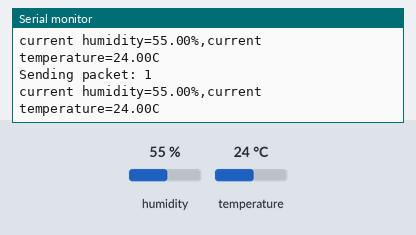
Simulated run of this sketch. Board: Arduino Uno, built with avr-gcc and run on an emulated ATmega328P. Shown: the last lines printed to the serial monitor. The test bench sets the inputs (shaded band); at power-on: humidity 55 %, temperature 24 °C. No radio packets arrive unless stated.

Above: at 10.9 s.
11.0 s: humidity set to 22 %
At 20.8 s:
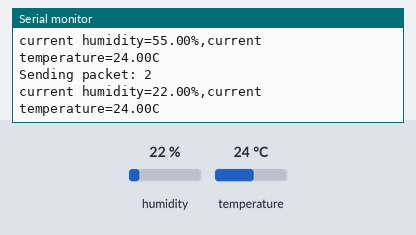
21.0 s: temperature set to 12 °C
At 30.8 s:
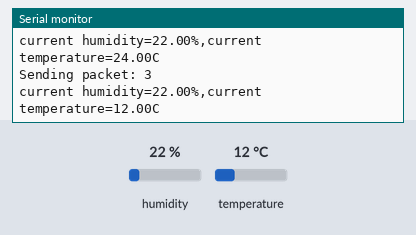
31.0 s: humidity set to 40 %
At 41.8 s:
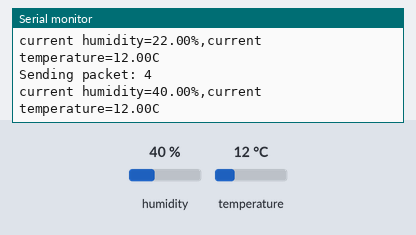
Timing chart, 0 to 43.3 s (numbered marks = the images above; inputs shaded):
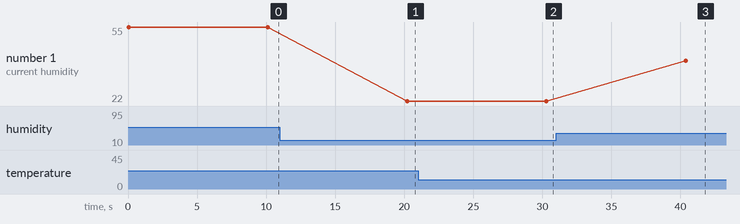

The sketch:

DHT11TransmitSender_lora.ino
```cpp
#include<SPI.h>
#include<LoRa.h>
#include<DHT.h>
#define DHTPIN 4
#define DHTTYPE DHT11

DHT dht(DHTPIN,DHTTYPE);
#define ss 10
#define rst 9
#define dio0 2

int counter=0;

void setup(){
dht.begin();
Serial.begin(115200);
while(!Serial)
Serial.println("LoRa Sender");
Serial.println();
Serial.println();

Serial.println("Temperature");
Serial.println("And humidity");
LoRa.setPins(ss,rst,dio0);
while (!LoRa.begin(866E6)) {
    Serial.println(".");
    delay(500);
  }
  LoRa.setSyncWord(0xF3);
  Serial.println("LoRa Initializing OK!");
}


void loop() {
  Serial.print("Sending packet: ");
  Serial.println(counter);
float humidity = dht.readHumidity();
 float temprature = dht.readTemperature();

Serial.print("current humidity=");
  Serial.print(humidity);
  Serial.print("%,");
  Serial.print("current temperature=");
  Serial.print(temprature);
  Serial.println("C");

  LoRa.beginPacket();
  LoRa.print(temprature);
   LoRa.print(" ");
   LoRa.print("C");
   LoRa.print(" ");
   LoRa.print(humidity);
  LoRa.endPacket();

  counter++;

 delay(10000);
}
```

STM32_square_PROGRAMING.c
```cpp
//#include <stdio.h>
//#define square(x) ((x)*(x))
//
//int main()
//{
//    int x=5;
//    printf("x: %d square of x: %d",x,square(x));
//    return 0;
//}
```

STM32._print_nm.c
```cpp
#include<stdio.h>

 #define santanu printf("SANTANU");

 int main()
 {
     santanu;
 }
```

TASK.c
```cpp
// Task 1.Create Car structure globally consisting of Model, colour and price and print on the screen.


// #include <stdio.h>
// struct Car {
//     char model[30];
//     char color[15];
//     int seats;
//     double price;
// };
// struct Car car = {"Honda Civic", "Blue", 4, 22000.00};

// void printCarDetails() {
//     printf("Car Details:\n");
//     printf("Model: %s\n", car.model);
//     printf("Color: %s\n", car.color);
//     printf("Seats: %d\n",car.seats);
//     printf("Price: $%.2lf\n", car.price);
// }

// int main() {
//     printCarDetails();
//     return 0;
// }

// // Task 2 Write a program to create structure globally enter the name,age and salary of employees and manager.
// If the manager age is above 30 then the salary will be 65000 otherwise 55000.


// #include <stdio.h>


// struct Employee {
//     char name[50];
//     int age;
//     float salary;
// };


// struct Employee manager, employee;

// int main() {

//     printf("Enter Employee's Name: ");
//     scanf("%s", employee.name);
//     printf("Enter Employee's Age: ");
//     scanf("%d", &employee.age);
//     printf("Enter Employee's Salary: ");
//     scanf("%f", &employee.salary);


//     printf("\nEnter Manager's Name: ");
//     scanf("%s", manager.name);
//     printf("Enter Manager's Age: ");
//     scanf("%d", &manager.age);


//     if (manager.age > 30) {
//         manager.salary = 65000;
//     } else {
//         manager.salary = 55000;
//     }

//     printf("\nEmployee Details:\n");
//     printf("Name: %s\n", employee.name);
//     printf("Age: %d\n", employee.age);
//     printf("Salary: %.2f\n", employee.salary);


//     printf("\nManager Details:\n");
//     printf("Name: %s\n", manager.name);
//     printf("Age: %d\n", manager.age);
//     printf("Salary: %.2f\n", manager.salary);

//     return 0;
// }


// // Task 3 Create a structure named Book to store book details like title, author, and price. Write a C program to input details for
// three books, find the most expensive and the lowest priced books, and display their information.


// #include <stdio.h>


// struct Book {
//     char title[100];
//     char author[100];
//     float price;
// };

// int main() {
//     struct Book books[3];
//     int most_expensive_index = 0, lowest_priced_index = 0;

//     for (int i = 0; i < 3; i++) {
//         printf("\nEnter details for Book %d:\n", i + 1);
//         printf("Title: ");
//         scanf(" %[^\n]", books[i].title);
//         printf("Author: ");
//         scanf(" %[^\n]", books[i].author);
//         printf("Price: ");
//         scanf("%f", &books[i].price);

//         if (books[i].price > books[most_expensive_index].price) {
//             most_expensive_index = i;
//         }
//         if (books[i].price < books[lowest_priced_index].price) {
//             lowest_priced_index = i;
//         }
//     }

//     printf("\nMost Expensive Book:\n");
//     printf("Title: %s\n", books[most_expensive_index].title);
//     printf("Author: %s\n", books[most_expensive_index].author);
//     printf("Price: %.2f\n", books[most_expensive_index].price);

//     printf("\nLowest Priced Book:\n");
//     printf("Title: %s\n", books[lowest_priced_index].title);
//     printf("Author: %s\n", books[lowest_priced_index].author);
//     printf("Price: %.2f\n", books[lowest_priced_index].price);

//     return 0;
// }

// // Task 4 Define a structure named Circle to represent a circle with a radius. Write a C program to create user defined
// function to calculate the area and perimeter of two circles and display the results in the main function.

// #include <stdio.h>
// #define PI 3.14159


// struct Circle {
//     float radius;
// };

// float calculate_area(struct Circle c) {
//     return PI * c.radius * c.radius;
// }

// float calculate_perimeter(struct Circle c) {
//     return 2 * PI * c.radius;
// }

// int main() {
//     struct Circle circle1, circle2;


//     printf("Enter the radius of Circle 1: ");
//     scanf("%f", &circle1.radius);


//     printf("Enter the radius of Circle 2: ");
//     scanf("%f", &circle2.radius);


//     float area1 = calculate_area(circle1);
//     float perimeter1 = calculate_perimeter(circle1);


//     float area2 = calculate_area(circle2);
//     float perimeter2 = calculate_perimeter(circle2);


//     printf("\nCircle 1:\n");
//     printf("Radius: %.2f\n", circle1.radius);
//     printf("Area: %.2f\n", area1);
//     printf("Perimeter: %.2f\n", perimeter1);


//     printf("\nCircle 2:\n");
//     printf("Radius: %.2f\n", circle2.radius);
//     printf("Area: %.2f\n", area2);
//     printf("Perimeter: %.2f\n", perimeter2);

//     return 0;
// }
```

c_programing.cpp
```cpp
#include <stdio.h>

int main() {
    int i;
    for (i = 0; i < 5; i++) {
        if (i % 2 == 0) {
            printf("%d is even\n", i);
        } else {
            printf("%d is odd\n", i);
        }
    }
    return 0;
}
```

col-mod-price-car.c
```cpp
#include <stdio.h>

struct Car {
    char model[50];
    char colour[30];
    float price;
};

void printCar(struct Car car) {
    printf("Car Model: %s\n", car.model);
    printf("Car Colour: %s\n", car.colour);
    printf("Car Price: %.2f\n", car.price);
}

int main() {
    // Create a global Car instance
    struct Car myCar = {"BMW", "Red", 0001};

    // Print car details
    printCar(myCar);

    return 0;
}
```

Measured:
- after the input at 11.0 s, the serial monitor: prints a new line after 9.2 s (image 1)
- after the input at 21.0 s, the serial monitor: prints a new line after 9.3 s (image 2)
- after the input at 31.0 s, the serial monitor: prints a new line after 9.4 s (image 3)
- plotted number 1: 55 → 22 after the input at 11.0 s, 22 → 40 after the input at 31.0 s
